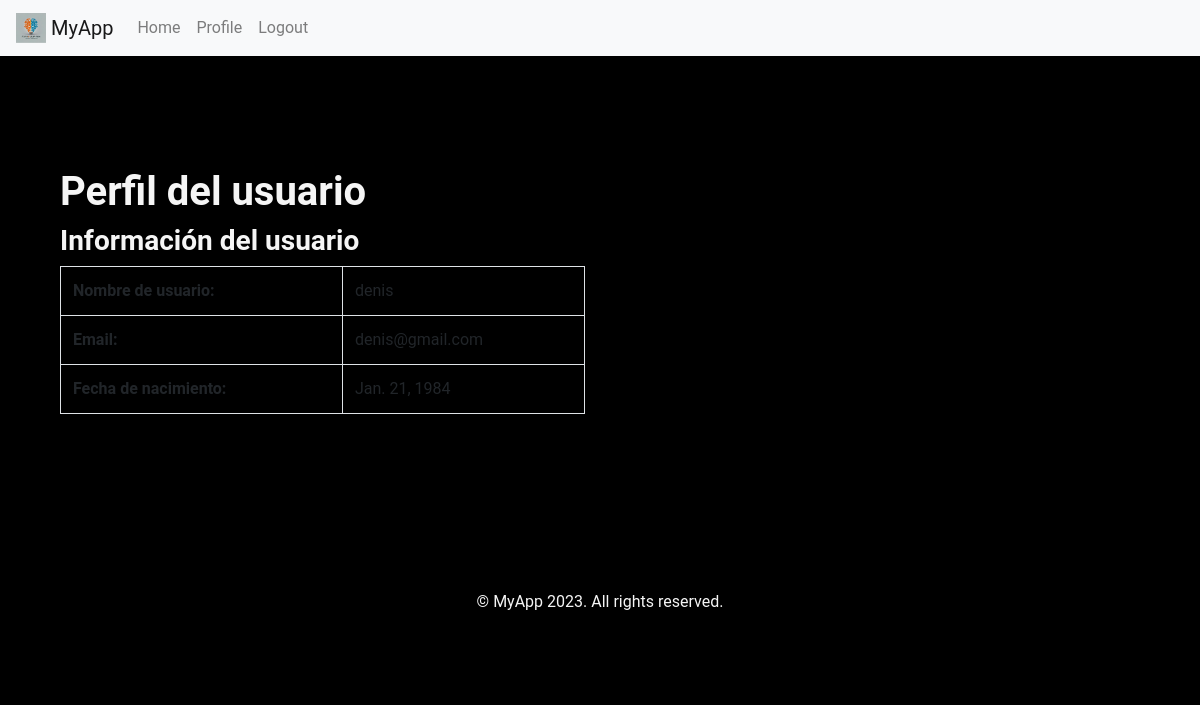
/profile/ (signed in), run on the app's committed database.
### helloworld_app/models.py (models this page shows, shortened)
class CustomUser(AbstractBaseUser, PermissionsMixin):
    username = models.CharField(max_length=100, unique=True, default=generate_unique_username)
    nombre = models.CharField(max_length=100)
    email = models.EmailField(unique=True)
    fecha_de_nacimiento = models.DateField(null=True)
    is_active = models.BooleanField(default=True)
    is_staff = models.BooleanField(default=False)
    objects = CustomUserManager()
    USERNAME_FIELD = 'username'
    REQUIRED_FIELDS = ['nombre', 'email', 'fecha_de_nacimiento']

### helloworld_app/views.py (the view)
# urls.py: path('profile/', views.profile, name='profile'),
@login_required
def profile(request):
    return render(request, 'profile.html')

### helloworld_app/templates/profile.html (shortened to what this page needs)
{% extends 'base.html' %}
{% block content %}
  <div class="container">
    <div class="row">
      <div class="col-md-12">
        <h1>Perfil del usuario</h1>
      </div>
    </div>
    <div class="row">
      <div class="col-md-6">
        <h3>Información del usuario</h3>
        <table class="table table-bordered">
          <tr>
            <th>Nombre de usuario:</th>
            <td>{{ user.username }}</td>
          </tr>
          <tr>
            <th>Email:</th>
            <td>{{ user.email }}</td>
          </tr>
          <tr>
            <th>Fecha de nacimiento:</th>
            <td>{{ user.fecha_de_nacimiento }}</td>
          </tr>
        </table>
      </div>
    </div>
  </div>
{% endblock %}

### helloworld_app/static/css/style.css (style rules this page uses)
body { background-color: #000000; font-family: 'Roboto', sans-serif; color: #f5f5f5; }
h1, h2, h3, h4, h5, h6 { font-weight: bold; }
.container { padding-top: 2rem; padding-bottom: 2rem; }

### data on the page
CustomUser: username "denis", email "denis@gmail.com", fecha_de_nacimiento "Jan. 21, 1984"
